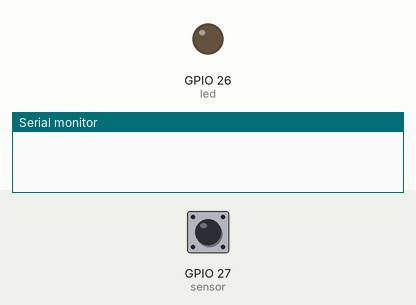
Recording of a sketch running on a simulated ESP32. Parts: output pins drawn as LEDs (lit = HIGH), the last lines printed to the serial monitor. Inputs (shaded band) come from the test bench; at power-on: GPIO 27 (sensor) HIGH.

Above: at 1.2 s.
1.3 s: GPIO 27 (sensor) pulsed LOW 2 times (0.12 s each, 0.3 s apart)
At 2.4 s:
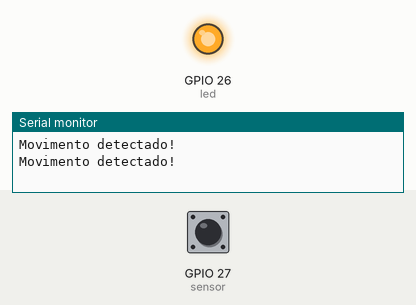
Timing chart, 0 to 13.2 s (numbered marks = the images above; inputs shaded):
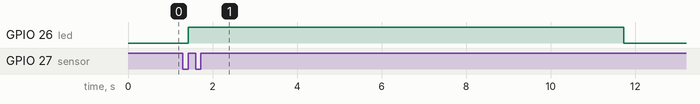

The sketch:

testaSensor.ino
```cpp
#define temporizador 10

//Definição dos pinos que irão operar o LED e sensor
const int led = 26;
const int sensor = 27;

// Variáveis para tratamento de intervalos
unsigned long agora = millis();
unsigned long ultimoSinal = 0;
boolean iniciaContador = false;

// Verifica se um movimento foi detectado, então acende o LED e inicia uma contagem
void IRAM_ATTR detectaMovimento() {
  Serial.println("Movimento detectado!");
  digitalWrite(led, HIGH);
  iniciaContador = true;
  ultimoSinal = millis();
}

void setup() {

  //Inicializando a porta serial
  Serial.begin(115200);

  // Inicializando o sensor
  pinMode(sensor, INPUT_PULLUP);
  attachInterrupt(digitalPinToInterrupt(sensor), detectaMovimento, RISING);

  // Inicializa o LED em LOW
  pinMode(led, OUTPUT);
  digitalWrite(led, LOW);
}

void loop() {

  // Momento presente
  agora = millis();

  //Desliga o LED assim que o tempo definido no contador termina
  if(iniciaContador && (agora - ultimoSinal > (temporizador*1000))) {
    Serial.println("Sem movimento...");
    digitalWrite(led, LOW);
    iniciaContador = false;
  }
}
```

Measured:
- after the input at 1.3 s, GPIO 26 (led): LOW → HIGH after 0.12 s, → LOW 10.3 s later
